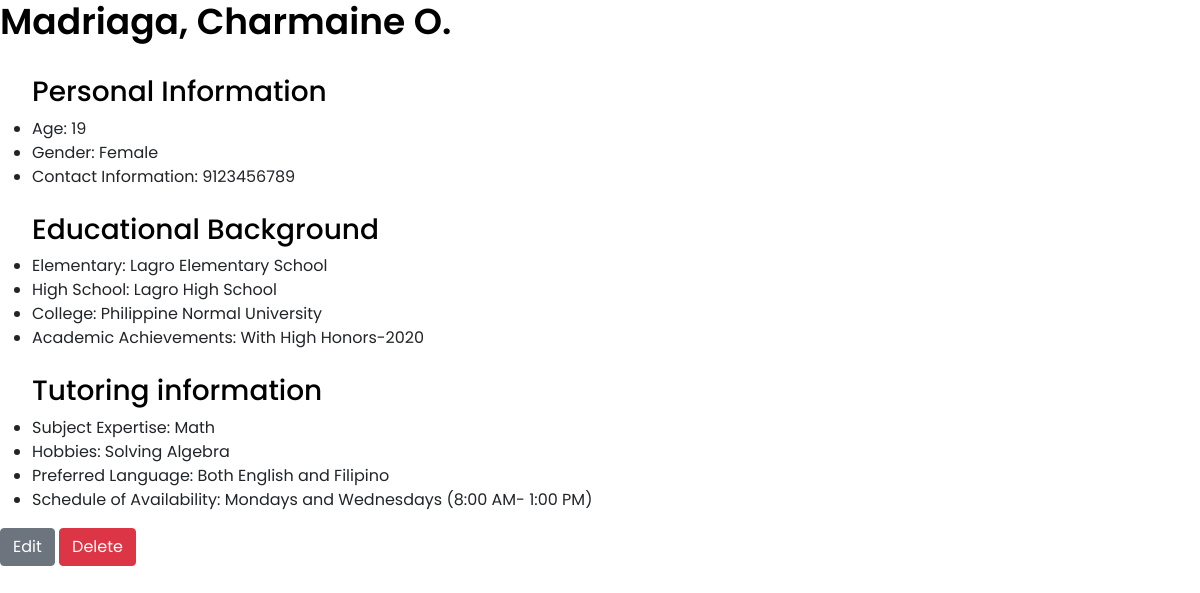
/tutorlist/1, run on the app's committed database.
### tables this page shows
CREATE TABLE "tutors" (
	"id"	INTEGER NOT NULL UNIQUE,
	"name"	TEXT NOT NULL,
	"age"	INTEGER,
	"gender"	TEXT,
	"contact"	NUMERIC,
	"elementary"	TEXT,
	"highschool"	TEXT,
	"college"	TEXT,
	"academicachievements"	TEXT,
	"type"	TEXT,
	"subject"	TEXT,
	"hobbies"	TEXT,
	"language"	TEXT,
	"schedule"	TEXT,
	"url"	TEXT,
	PRIMARY KEY("id" AUTOINCREMENT)
);

### app.py (the view)
@app.route ('/tutorlist/<tutor_type>')
def tutorlist(tutor_type):
    tutors = read_tutors_by_type(tutor_type)
    return render_template('tutorlist.html',tutor_type=tutor_type, tutors=tutors)

### app.py (called while the page is built)
@app.route('/tutorlist/<int:tutor_id>')
def tutor(tutor_id):
    tutor = read_tutor_by_id(tutor_id)
    return render_template('tutorprofile.html', tutor=tutor)

### data.py (called while the page is built)
def connect_db(path):
    conn = sqlite3.connect(path)
    conn.row_factory = sqlite3.Row
    return (conn, conn.cursor())

def read_tutor_by_id(tutor_id):
    conn, cur = connect_db(db_path)
    query = 'SELECT * FROM tutors WHERE id=?'
    result = cur.execute(query, (tutor_id,)).fetchone()
    conn.close()
    return result

### templates/tutorprofile.html (shortened to what this page needs)
{% extends 'base.html' %}
{% block content %}
<h1 style="color:black;"> {{ tutor.name }} </h1>
<ul>
    <h3 style="color:black;"> Personal Information</h3>
    <li>Age: {{ tutor.age}}</li>
    <li>Gender: {{ tutor.gender}}</li>
    <li>Contact Information: {{ tutor.contact}} </li> <br>
    <h3 style="color:black;">Educational Background</h3>
    <li>Elementary: {{ tutor.elementary}}</li>
    <li>High School: {{ tutor.highschool}}</li>
    <li>College: {{ tutor.college}}</li>
    <li>Academic Achievements: {{ tutor.academicachievements}}</li> <br>
    <h3 style="color:black;">Tutoring information</h3>
    <li>Subject Expertise: {{ tutor.subject}}</li>
    <li>Hobbies: {{ tutor.hobbies}}</li>
    <li>Preferred Language: {{ tutor.language}}</li>
    <li>Schedule of Availability: {{ tutor.schedule}}</li>
</ul>
<form action="{{ url_for('modify', tutor_type=tutor.type, tutor_id=tutor.id) }}" method="post">
    <input class="btn btn-secondary" type="submit" value="Edit" name="action">
    <input class="btn btn-danger" type="submit" value="Delete" name="action">
</form>
{% endblock %}

### static/css/style.css (style rules this page uses)
* { margin: 0; padding: 0; font-family: 'Poppins', sans-serif; }
h1 { font-size: 36px; font-weight: 600; color:#fff; }
h3 { color:#fff; }

### data on the page
tutors: age "19", gender "Female", contact "9123456789", elementary "Lagro Elementary School", highschool "Lagro High School", college "Philippine Normal University", academicachievements "With High Honors-2020", subject "Math", hobbies "Solving Algebra", language "Both English and Filipino", schedule "Mondays and Wednesdays (8:00 AM- 1:00 PM)"
